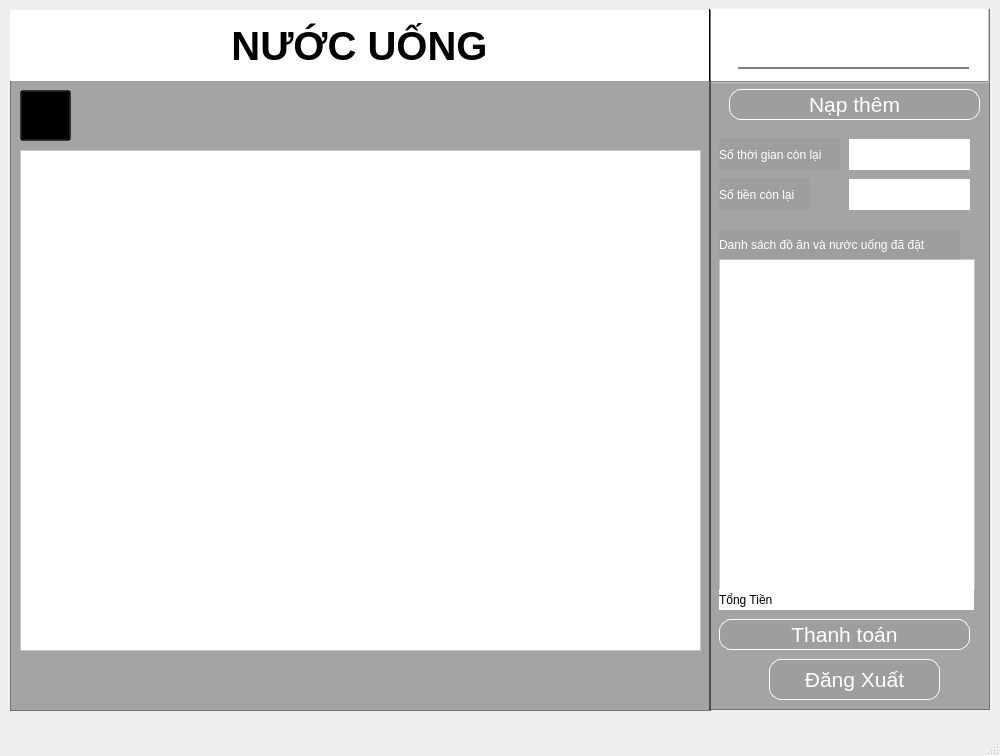
<?xml version="1.0" encoding="UTF-8"?>
<ui version="4.0">
 <class>MainWindow</class>
 <widget class="QMainWindow" name="MainWindow">
  <property name="geometry">
   <rect>
    <x>0</x>
    <y>0</y>
    <width>1000</width>
    <height>756</height>
   </rect>
  </property>
  <property name="windowTitle">
   <string>MainWindow</string>
  </property>
  <widget class="QWidget" name="centralwidget">
   <widget class="QFrame" name="frame_2">
    <property name="geometry">
     <rect>
      <x>709</x>
      <y>9</y>
      <width>281</width>
      <height>701</height>
     </rect>
    </property>
    <property name="styleSheet">
     <string notr="true">background-color:rgba(0,0,0,80)</string>
    </property>
    <property name="frameShape">
     <enum>QFrame::StyledPanel</enum>
    </property>
    <property name="frameShadow">
     <enum>QFrame::Raised</enum>
    </property>
    <widget class="QFrame" name="frame_3">
     <property name="geometry">
      <rect>
       <x>-1</x>
       <y>-1</y>
       <width>281</width>
       <height>75</height>
      </rect>
     </property>
     <property name="styleSheet">
      <string notr="true">border-bottom:2px solid gray;
background-color:white;
border-left:2px solid black;</string>
     </property>
     <property name="frameShape">
      <enum>QFrame::StyledPanel</enum>
     </property>
     <property name="frameShadow">
      <enum>QFrame::Raised</enum>
     </property>
     <widget class="QLabel" name="lb_tentk">
      <property name="geometry">
       <rect>
        <x>30</x>
        <y>20</y>
        <width>231</width>
        <height>41</height>
       </rect>
      </property>
      <property name="styleSheet">
       <string notr="true">color:black;
border-left:none;</string>
      </property>
      <property name="text">
       <string/>
      </property>
     </widget>
    </widget>
    <widget class="QLabel" name="label_3">
     <property name="geometry">
      <rect>
       <x>10</x>
       <y>130</y>
       <width>121</width>
       <height>31</height>
      </rect>
     </property>
     <property name="styleSheet">
      <string notr="true">color:white;
background-color: rgba(0,0,0,10);


</string>
     </property>
     <property name="text">
      <string>Số thời gian còn lại</string>
     </property>
    </widget>
    <widget class="QLabel" name="label_4">
     <property name="geometry">
      <rect>
       <x>10</x>
       <y>170</y>
       <width>91</width>
       <height>31</height>
      </rect>
     </property>
     <property name="styleSheet">
      <string notr="true">color:white;
background-color: rgba(0,0,0,10);</string>
     </property>
     <property name="text">
      <string>Số tiền còn lại</string>
     </property>
    </widget>
    <widget class="QPushButton" name="btn_dangxuat">
     <property name="geometry">
      <rect>
       <x>60</x>
       <y>650</y>
       <width>171</width>
       <height>41</height>
      </rect>
     </property>
     <property name="font">
      <font>
       <pointsize>16</pointsize>
      </font>
     </property>
     <property name="styleSheet">
      <string notr="true">border: 1px solid white;
color:white;
border-radius:12px;
color:white;
background-color: rgba(0,0,0,10);</string>
     </property>
     <property name="text">
      <string>Đăng Xuất</string>
     </property>
    </widget>
    <widget class="QLabel" name="lb_thoigianconlai">
     <property name="geometry">
      <rect>
       <x>140</x>
       <y>130</y>
       <width>121</width>
       <height>31</height>
      </rect>
     </property>
     <property name="styleSheet">
      <string notr="true">background-color:white;
color:black;</string>
     </property>
     <property name="text">
      <string/>
     </property>
    </widget>
    <widget class="QLabel" name="lb_tienconlai">
     <property name="geometry">
      <rect>
       <x>140</x>
       <y>170</y>
       <width>121</width>
       <height>31</height>
      </rect>
     </property>
     <property name="styleSheet">
      <string notr="true">background-color:white;
color:black;</string>
     </property>
     <property name="text">
      <string/>
     </property>
    </widget>
    <widget class="QTableWidget" name="tb_ds">
     <property name="geometry">
      <rect>
       <x>10</x>
       <y>250</y>
       <width>256</width>
       <height>331</height>
      </rect>
     </property>
     <property name="styleSheet">
      <string notr="true">color:black;
background-color:white;
</string>
     </property>
    </widget>
    <widget class="QLabel" name="label_5">
     <property name="geometry">
      <rect>
       <x>10</x>
       <y>220</y>
       <width>241</width>
       <height>31</height>
      </rect>
     </property>
     <property name="styleSheet">
      <string notr="true">color:white;
background-color: rgba(0,0,0,10);</string>
     </property>
     <property name="text">
      <string>Danh sách đồ ăn và nước uống đã đặt</string>
     </property>
    </widget>
    <widget class="QPushButton" name="btn_thanhtoan">
     <property name="geometry">
      <rect>
       <x>10</x>
       <y>610</y>
       <width>251</width>
       <height>31</height>
      </rect>
     </property>
     <property name="font">
      <font>
       <pointsize>16</pointsize>
      </font>
     </property>
     <property name="styleSheet">
      <string notr="true">border: 1px solid white;
color:white;
border-radius:12px;
color:white;
background-color: rgba(0,0,0,10);</string>
     </property>
     <property name="text">
      <string>Thanh toán</string>
     </property>
    </widget>
    <widget class="QLabel" name="lblTongTien">
     <property name="geometry">
      <rect>
       <x>120</x>
       <y>580</y>
       <width>145</width>
       <height>21</height>
      </rect>
     </property>
     <property name="styleSheet">
      <string notr="true">color:black;
background-color:white;
</string>
     </property>
     <property name="text">
      <string/>
     </property>
    </widget>
    <widget class="QLabel" name="label_2">
     <property name="geometry">
      <rect>
       <x>10</x>
       <y>580</y>
       <width>111</width>
       <height>21</height>
      </rect>
     </property>
     <property name="styleSheet">
      <string notr="true">color:black;
background-color:white;
</string>
     </property>
     <property name="text">
      <string>Tổng Tiền</string>
     </property>
    </widget>
    <widget class="QPushButton" name="btn_napthem">
     <property name="geometry">
      <rect>
       <x>20</x>
       <y>80</y>
       <width>251</width>
       <height>31</height>
      </rect>
     </property>
     <property name="font">
      <font>
       <pointsize>16</pointsize>
      </font>
     </property>
     <property name="styleSheet">
      <string notr="true">border: 1px solid white;
color:white;
border-radius:12px;
color:white;
background-color: rgba(0,0,0,10);</string>
     </property>
     <property name="text">
      <string>Nạp thêm</string>
     </property>
    </widget>
   </widget>
   <widget class="QFrame" name="frame">
    <property name="geometry">
     <rect>
      <x>10</x>
      <y>10</y>
      <width>701</width>
      <height>701</height>
     </rect>
    </property>
    <property name="styleSheet">
     <string notr="true">background-color: rgba(0,0,0,80);
</string>
    </property>
    <property name="frameShape">
     <enum>QFrame::StyledPanel</enum>
    </property>
    <property name="frameShadow">
     <enum>QFrame::Raised</enum>
    </property>
    <widget class="QLabel" name="label">
     <property name="geometry">
      <rect>
       <x>0</x>
       <y>0</y>
       <width>699</width>
       <height>71</height>
      </rect>
     </property>
     <property name="font">
      <font>
       <pointsize>30</pointsize>
       <weight>75</weight>
       <bold>true</bold>
      </font>
     </property>
     <property name="styleSheet">
      <string notr="true">background-color:#fff;
color:black;</string>
     </property>
     <property name="text">
      <string>NƯỚC UỐNG</string>
     </property>
     <property name="alignment">
      <set>Qt::AlignCenter</set>
     </property>
    </widget>
    <widget class="QPushButton" name="btn_back">
     <property name="geometry">
      <rect>
       <x>10</x>
       <y>80</y>
       <width>51</width>
       <height>51</height>
      </rect>
     </property>
     <property name="text">
      <string/>
     </property>
     <property name="icon">
      <iconset>
       <normaloff>../Icon &amp; image/2203523_arrow_back_botton_left_icon.ico</normaloff>../Icon &amp; image/2203523_arrow_back_botton_left_icon.ico</iconset>
     </property>
     <property name="iconSize">
      <size>
       <width>40</width>
       <height>40</height>
      </size>
     </property>
    </widget>
    <widget class="QScrollArea" name="scrollArea">
     <property name="geometry">
      <rect>
       <x>10</x>
       <y>140</y>
       <width>681</width>
       <height>501</height>
      </rect>
     </property>
     <property name="styleSheet">
      <string notr="true">color:black;
background-color:white;
</string>
     </property>
     <property name="widgetResizable">
      <bool>true</bool>
     </property>
     <widget class="QWidget" name="scrollAreaWidgetContents">
      <property name="geometry">
       <rect>
        <x>0</x>
        <y>0</y>
        <width>679</width>
        <height>499</height>
       </rect>
      </property>
     </widget>
    </widget>
   </widget>
  </widget>
  <widget class="QMenuBar" name="menubar">
   <property name="geometry">
    <rect>
     <x>0</x>
     <y>0</y>
     <width>1000</width>
     <height>24</height>
    </rect>
   </property>
  </widget>
  <widget class="QStatusBar" name="statusbar"/>
 </widget>
 <resources/>
 <connections/>
</ui>
